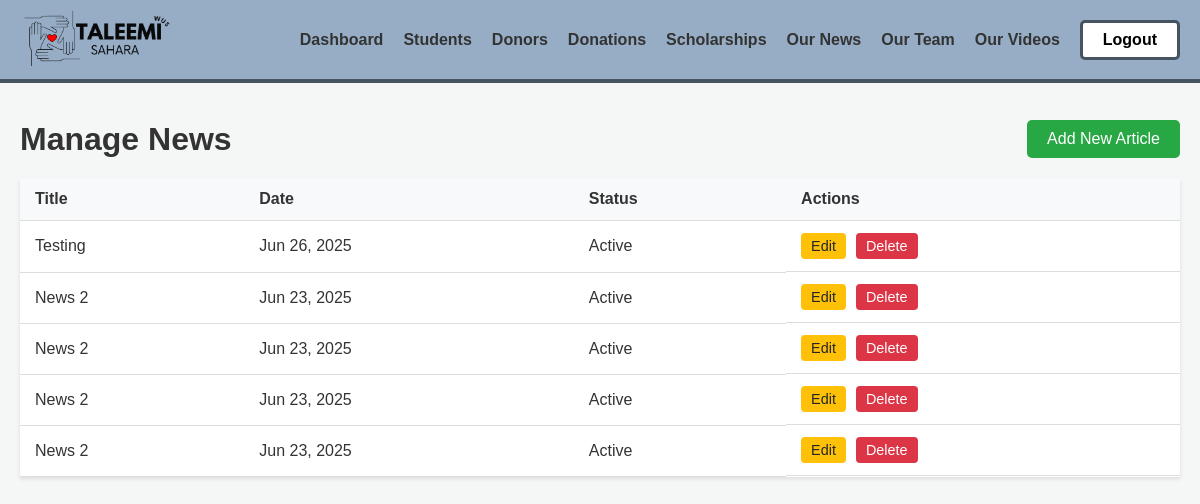
The app's page /admin/our_news.php (signed in) with its own data.
### tables this page shows
CREATE TABLE `news` (
  `id` int(11) NOT NULL,
  `title` varchar(255) NOT NULL,
  `description` text NOT NULL,
  `image` varchar(255) NOT NULL COMMENT 'Path to the image, e.g., ./images/news_image.jpg',
  `date` date NOT NULL,
  `status` enum('active','inactive') NOT NULL DEFAULT 'active',
  `created_at` timestamp NOT NULL DEFAULT current_timestamp()
);

### admin/our_news.php (the view, shortened to what this page needs)
<?php
require_once '../config/database.php';
$error_message = $_SESSION['error_message'] ?? null;
try {
    $result = $conn->query("SELECT * FROM news ORDER BY date DESC");
    $news_items = $result ? $result->fetch_all(MYSQLI_ASSOC) : [];
} catch (mysqli_sql_exception $e) {
    $news_items = [];
    $error_message = "The 'news' table does not exist. Please run the setup script. " . $e->getMessage();
}
?>
<!DOCTYPE html>
<html lang="en">
<head>
    <link rel="stylesheet" href="../css/font.css">
    <link rel="stylesheet" href="../css/general.css">
</head>
<body>
    <?php include '../components/admin-navbar.php'; ?>
    <div class="main">
        <div class="page-header">
            <h1>Manage News</h1>
            <a href="add_news.php" class="add-btn">Add New Article</a>
        </div>
        <?php if (empty($news_items) && !$error_message): ?>
            <p>No news articles found. <a href="add_news.php">Add the first one!</a></p>
        <?php elseif (!empty($news_items)): ?>
            <table class="news-table">
                <thead>
                    <tr>
                        <th>Title</th>
                        <th>Date</th>
                        <th>Status</th>
                        <th>Actions</th>
                    </tr>
                </thead>
                <tbody>
                    <?php foreach ($news_items as $item): ?>
                        <tr>
                            <td><?php echo htmlspecialchars($item['title']); ?></td>
                            <td><?php echo date('M j, Y', strtotime($item['date'])); ?></td>
                            <td><?php echo ucfirst($item['status']); ?></td>
                            <td class="actions">
                                <a href="edit_news.php?id=<?php echo $item['id']; ?>" class="action-btn edit-btn">Edit</a>
                                <form method="POST" onsubmit="return confirm('Are you sure you want to delete this article?');" style="display:inline;">
                                    <button type="submit" class="action-btn delete-btn">Delete</button>
                                </form>
                            </td>
                        </tr>
                    <?php endforeach; ?>
                </tbody>
            </table>
        <?php endif; ?>
    </div>
</body>
</html>

### admin/our_news.php (style rules this page uses)
body { display: flex; flex-direction: column; font-family: 'Raleway', sans-serif; background-color: #f4f7f6; color: #333; }
.main { margin: 100px auto 20px; max-width: 1200px; width: 100%; padding: 20px; }
.page-header { display: flex; justify-content: space-between; align-items: center; margin-bottom: 20px; }
.page-header h1 { margin: 0; }
.add-btn { background: #28a745; color: white; padding: 10px 20px; border-radius: 5px; text-decoration: none; font-weight: 500; transition: background-color 0.3s; }
.news-table { width: 100%; border-collapse: collapse; background: white; box-shadow: 0 2px 4px rgba(0, 0, 0, 0.1); }
.news-table th, .news-table td { padding: 12px 15px; border-bottom: 1px solid #ddd; text-align: left; }
.news-table th { background-color: #f8f9fa; font-weight: 600; }
.actions { display: flex; gap: 10px; }
.action-btn { padding: 5px 10px; border-radius: 4px; text-decoration: none; font-size: 0.9em; color: white; border: none; cursor: pointer; }
.edit-btn { background-color: #ffc107; color: #212529; }
.delete-btn { background-color: #dc3545; }

### components/admin-navbar.php (style rules this page uses)
* { box-sizing: border-box; padding: 0; margin: 0; font-family: "Raleway", sans-serif; }

### records on screen
news: title "Testing", date "Jun 26, 2025", status "Active"
news: title "News 2", date "Jun 23, 2025", status "Active"
news: title "News 2", date "Jun 23, 2025", status "Active"
news: title "News 2", date "Jun 23, 2025", status "Active"
news: title "News 2", date "Jun 23, 2025", status "Active"
